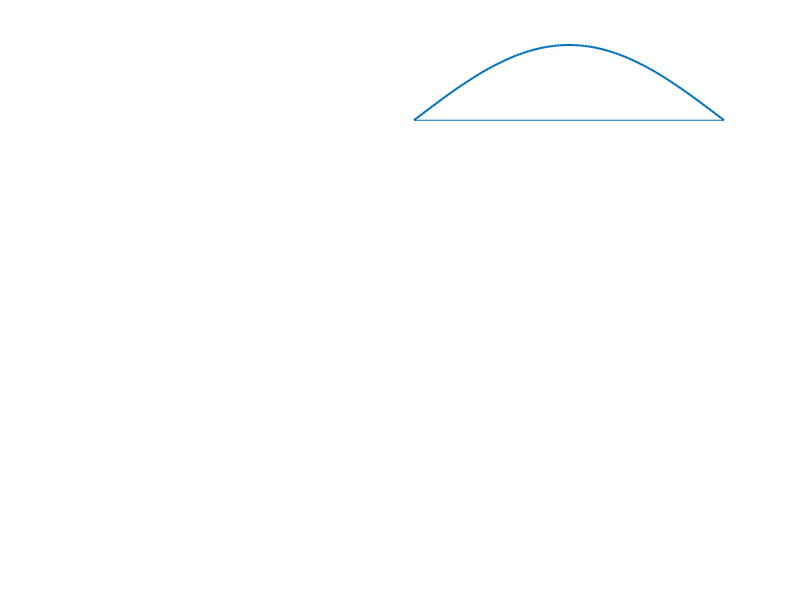

Write the MATLAB code that produced this figure. (Note: this script raises an error after producing the figure.)
q=[0 1];
r=[0 0];
line(q,r)

axis([-1 1 -5.5 1])
axis off
hold on

x=0:.01:1;
y=sin(pi.*x);
plot(x,y,'linewidth',1.5)

rdot=sprintf('%c',183)
for i=1:11
 a=(i-1)/10;
 b=sin(pi*a);
 text(a-.02,b,rdot,'fontname','symbol','fontweight','bold','fontsize',15)
end

text(0.45,1.1,'j=5','fontsize',15)
text(0,-.1,'j=0','fontsize',15)
text(1,-.1,'j=10','fontsize',15)
text(0.45,-.3,'(a)','fontsize',15)

text(-1,0,'(n=1)    =sin','fontsize',15)
text(-1,-.15,'                  j','fontsize',10)
text(-1,0,'          f','fontname','symbol','fontweight','bold','fontsize',15)
text(-1,0.15,'                     p','fontname','symbol','fontweight','bold','fontsize',15)
text(-1,0.15,'                       j','fontsize',15)
text(-1,0.15,'                    __','fontsize',15)
text(-1,-.20,'                    10','fontsize',15)


q=[0 1];
r=[-2 -2];
line(q,r)

x=0:.01:1;
y=-2+sin(2.*pi.*x);
plot(x,y,'linewidth',1.5)

rdot=sprintf('%c',183)
for i=1:11
 a=(i-1)/10;
 b=sin(2*pi*a);
 text(a-.02,b-2,rdot,'fontname','symbol','fontweight','bold','fontsize',15)
end


text(0.45,-2.3,'(b)','fontsize',15)

text(-1,-2,'(n=2)    =sin','fontsize',15)
text(-1,-2.15,'                  j','fontsize',10)
text(-1,-2,'          f','fontname','symbol','fontweight','bold','fontsize',15)
text(-1,-1.85,'                     2p','fontname','symbol','fontweight','bold','fontsize',15)
text(-1,-1.85,'                         j','fontsize',15)
text(-1,-1.85,'                    ___','fontsize',15)
text(-1,-2.2,'                     10','fontsize',15)

q=[0 1];
r=[-4.5 -4.5];
line(q,r)

x=0:.01:1;
y=-4.5+sin(9.*pi.*x);
plot(x,y,'linewidth',1.5)

x=0:.01:1;
y=-4.5+sin(1.*pi.*x);
plot(x,y,'linewidth',1.5)

x=0:.01:1;
y=-4.5-sin(1.*pi.*x);
plot(x,y,'linewidth',1.5)



rdot=sprintf('%c',183)
for i=1:11
 a=(i-1)/10;
 b=sin(9*pi*a);
 text(a-.02,b-4.5,rdot,'fontname','symbol','fontweight','bold','fontsize',15)
end

text(0.45,-3.4,'j=5','fontsize',15)
text(0,-4.6,'j=0','fontsize',15)
text(1,-4.6,'j=10','fontsize',15)
text(0.45,-4.8,'(c)','fontsize',15)

text(-1,-4.5,'(n=9)    =sin','fontsize',15)
text(-1,-4.65,'                  j','fontsize',10)
text(-1,-4.5,'          f','fontname','symbol','fontweight','bold','fontsize',15)
text(-1,-4.35,'                     9p','fontname','symbol','fontweight','bold','fontsize',15)
text(-1,-4.35,'                         j','fontsize',15)
text(-1,-4.35,'                    ___','fontsize',15)
text(-1,-4.70,'                     10','fontsize',15)

text(-1,-5.05,'            =(-1)  sin','fontsize',15)
text(-1,-4.90,'                             j','fontsize',10)
text(-1,-4.85,'                            p','fontname','symbol','fontweight','bold','fontsize',15)
text(-1,-4.85,'                              j','fontsize',15)
text(-1,-4.85,'                            __','fontsize',15)
text(-1,-5.2,'                            10','fontsize',15)

hold off
